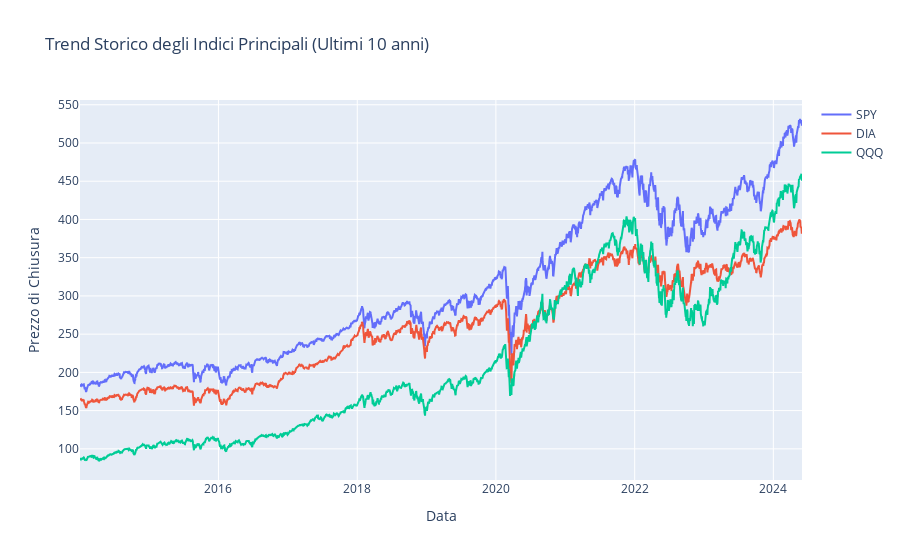

Here is the notebook cell this chart was saved with:
### Markdown cell above
### **Trend Storico degli Indici Principali (Ultimi 10 anni)**

- SPY (S&P 500)

- DIA (Dow Jones Industrial Average)

- QQQ (NASDAQ-100)

### Code cell
# Caricamento dei dati
spy = pd.read_csv('Stocks/SPY.csv')
dia = pd.read_csv('Stocks/DIA.csv')
qqq = pd.read_csv('Stocks/QQQ.csv')

# Formattazione Datetime
spy['Date'] = pd.to_datetime(spy['Date'])
dia['Date'] = pd.to_datetime(dia['Date'])
qqq['Date'] = pd.to_datetime(qqq['Date'])

# Selezione solo delle colonne 'Close' (prezzo di chiusura)
spy_close = spy[['Date', 'Close']].rename(columns={'Close': 'SPY'})
dia_close = dia[['Date', 'Close']].rename(columns={'Close': 'DIA'})
qqq_close = qqq[['Date', 'Close']].rename(columns={'Close': 'QQQ'})

# Unione dei dati in un unico DataFrame
df = pd.merge(spy_close, dia_close, on='Date', how='inner')
df = pd.merge(df, qqq_close, on='Date', how='inner')

# Creazione del grafico interattivo con Plotly
fig = go.Figure()

fig.add_trace(go.Scatter(x=df['Date'], y=df['SPY'], mode='lines', name='SPY'))
fig.add_trace(go.Scatter(x=df['Date'], y=df['DIA'], mode='lines', name='DIA'))
fig.add_trace(go.Scatter(x=df['Date'], y=df['QQQ'], mode='lines', name='QQQ'))

# Configurazione dell'hover
fig.update_layout(
    hovermode='x unified',  # Mostra le etichette per tutti e tre gli indici
    title='Trend Storico degli Indici Principali (Ultimi 10 anni)',
    xaxis_title='Data',
    yaxis_title='Prezzo di Chiusura'
)

# Formattazione dell'hover per mostrare il giorno specifico
fig.update_xaxes(
    hoverformat='%Y-%m-%d'  # Mostra il formato completo della data
)

# Mostra il grafico
fig.show()

### Figure 1 — Plotly figure (JSON) as saved in the notebook; plotly's stock layout.template omitted (floating-point values rounded to 4 significant figures; data arrays with more than 128 entries replaced by an {"elided": "..."} marker saying what was removed)
{"data": [{"mode": "lines", "name": "SPY", "type": "scatter", "x": {"elided": "2621 str values"}, "y": {"elided": "2621 float values"}}, {"mode": "lines", "name": "DIA", "type": "scatter", "x": {"elided": "2621 str values"}, "y": {"elided": "2621 float values"}}, {"mode": "lines", "name": "QQQ", "type": "scatter", "x": {"elided": "2621 str values"}, "y": {"elided": "2621 float values"}}], "layout": {"hovermode": "x unified", "title": {"text": "Trend Storico degli Indici Principali (Ultimi 10 anni)"}, "xaxis": {"hoverformat": "%Y-%m-%d", "title": {"text": "Data"}}, "yaxis": {"title": {"text": "Prezzo di Chiusura"}}}}
